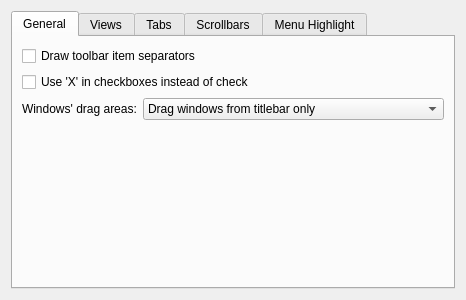
<?xml version="1.0" encoding="UTF-8"?>
<ui version="4.0">
 <class>AppearanceConfigWidget</class>
 <widget class="QWidget" name="AppearanceConfigWidget">
  <property name="geometry">
   <rect>
    <x>0</x>
    <y>0</y>
    <width>457</width>
    <height>300</height>
   </rect>
  </property>
  <layout class="QVBoxLayout" name="verticalLayout">
   <item>
    <widget class="KTabWidget" name="tabWidget">
     <property name="currentIndex">
      <number>0</number>
     </property>
     <widget class="QWidget" name="tab">
      <attribute name="title">
       <string>General</string>
      </attribute>
      <layout class="QGridLayout" name="gridLayout_3">
       <item row="0" column="0" colspan="2">
        <widget class="QCheckBox" name="toolBarDrawItemSeparator_">
         <property name="text">
          <string>Draw toolbar item separators</string>
         </property>
        </widget>
       </item>
       <item row="1" column="0" colspan="2">
        <widget class="QCheckBox" name="checkDrawX_">
         <property name="text">
          <string>Use 'X' in checkboxes instead of check</string>
         </property>
        </widget>
       </item>
       <item row="1" column="2">
        <spacer name="horizontalSpacer_4">
         <property name="orientation">
          <enum>Qt::Horizontal</enum>
         </property>
         <property name="sizeHint" stdset="0">
          <size>
           <width>177</width>
           <height>20</height>
          </size>
         </property>
        </spacer>
       </item>
       <item row="2" column="0">
        <widget class="QLabel" name="label_5">
         <property name="sizePolicy">
          <sizepolicy hsizetype="Minimum" vsizetype="Preferred">
           <horstretch>0</horstretch>
           <verstretch>0</verstretch>
          </sizepolicy>
         </property>
         <property name="text">
          <string>Windows' drag areas:</string>
         </property>
         <property name="alignment">
          <set>Qt::AlignLeading|Qt::AlignLeft|Qt::AlignVCenter</set>
         </property>
        </widget>
       </item>
       <item row="2" column="1" colspan="2">
        <widget class="QComboBox" name="windowDragMode_">
         <item>
          <property name="text">
           <string>Drag windows from titlebar only</string>
          </property>
         </item>
         <item>
          <property name="text">
           <string>Drag windows from titlebar, menubar and toolbars </string>
          </property>
         </item>
         <item>
          <property name="text">
           <string>Drag windows from all empty areas</string>
          </property>
         </item>
        </widget>
       </item>
       <item row="3" column="0">
        <spacer name="verticalSpacer_3">
         <property name="orientation">
          <enum>Qt::Vertical</enum>
         </property>
         <property name="sizeHint" stdset="0">
          <size>
           <width>20</width>
           <height>40</height>
          </size>
         </property>
        </spacer>
       </item>
      </layout>
     </widget>
     <widget class="QWidget" name="tab_2">
      <attribute name="title">
       <string>Views</string>
      </attribute>
      <layout class="QGridLayout" name="gridLayout_2">
       <item row="0" column="0" colspan="3">
        <widget class="QCheckBox" name="viewDrawTreeBranchLines_">
         <property name="text">
          <string>Draw tree branch lines</string>
         </property>
        </widget>
       </item>
       <item row="1" column="0" colspan="3">
        <widget class="QCheckBox" name="viewDrawFocusIndicator_">
         <property name="text">
          <string>Draw focus indicator</string>
         </property>
        </widget>
       </item>
       <item row="2" column="0" colspan="4">
        <widget class="QCheckBox" name="viewDrawTriangularExpander_">
         <property name="text">
          <string>Use triangle tree expander instead of +/-</string>
         </property>
        </widget>
       </item>
       <item row="3" column="0">
        <spacer name="horizontalSpacer_2">
         <property name="orientation">
          <enum>Qt::Horizontal</enum>
         </property>
         <property name="sizeType">
          <enum>QSizePolicy::Fixed</enum>
         </property>
         <property name="sizeHint" stdset="0">
          <size>
           <width>25</width>
           <height>20</height>
          </size>
         </property>
        </spacer>
       </item>
       <item row="3" column="1">
        <widget class="QLabel" name="label_3">
         <property name="sizePolicy">
          <sizepolicy hsizetype="Minimum" vsizetype="Preferred">
           <horstretch>0</horstretch>
           <verstretch>0</verstretch>
          </sizepolicy>
         </property>
         <property name="text">
          <string>Triangle size:</string>
         </property>
         <property name="alignment">
          <set>Qt::AlignRight|Qt::AlignTrailing|Qt::AlignVCenter</set>
         </property>
        </widget>
       </item>
       <item row="3" column="2">
        <widget class="KComboBox" name="viewTriangularExpanderSize_">
         <item>
          <property name="text">
           <string>Tiny</string>
          </property>
         </item>
         <item>
          <property name="text">
           <string>Small</string>
          </property>
         </item>
         <item>
          <property name="text">
           <string>Normal</string>
          </property>
         </item>
        </widget>
       </item>
       <item row="3" column="3">
        <spacer name="horizontalSpacer_3">
         <property name="orientation">
          <enum>Qt::Horizontal</enum>
         </property>
         <property name="sizeHint" stdset="0">
          <size>
           <width>190</width>
           <height>20</height>
          </size>
         </property>
        </spacer>
       </item>
       <item row="4" column="2">
        <spacer name="verticalSpacer_2">
         <property name="orientation">
          <enum>Qt::Vertical</enum>
         </property>
         <property name="sizeHint" stdset="0">
          <size>
           <width>20</width>
           <height>144</height>
          </size>
         </property>
        </spacer>
       </item>
      </layout>
     </widget>
     <widget class="QWidget" name="tab_3">
      <attribute name="title">
       <string>Tabs</string>
      </attribute>
      <layout class="QGridLayout" name="gridLayout_4">
       <item row="0" column="0" colspan="2">
        <widget class="QLabel" name="label_2">
         <property name="text">
          <string>Inactive tabs style:</string>
         </property>
        </widget>
       </item>
       <item row="1" column="0">
        <widget class="QRadioButton" name="tabStyleSingle_">
         <property name="text">
          <string>Single</string>
         </property>
        </widget>
       </item>
       <item row="1" column="1">
        <spacer name="horizontalSpacer_5">
         <property name="orientation">
          <enum>Qt::Horizontal</enum>
         </property>
         <property name="sizeHint" stdset="0">
          <size>
           <width>309</width>
           <height>20</height>
          </size>
         </property>
        </spacer>
       </item>
       <item row="2" column="0">
        <widget class="QRadioButton" name="tabStylePlain_">
         <property name="text">
          <string>Plain</string>
         </property>
        </widget>
       </item>
       <item row="3" column="0">
        <spacer name="verticalSpacer">
         <property name="orientation">
          <enum>Qt::Vertical</enum>
         </property>
         <property name="sizeHint" stdset="0">
          <size>
           <width>20</width>
           <height>40</height>
          </size>
         </property>
        </spacer>
       </item>
      </layout>
     </widget>
     <widget class="QWidget" name="tab_4">
      <attribute name="title">
       <string>Scrollbars</string>
      </attribute>
      <layout class="QGridLayout" name="gridLayout">
       <item row="0" column="0" colspan="2">
        <widget class="QCheckBox" name="scrollBarBevel_">
         <property name="text">
          <string>Draw scrollbar bevel</string>
         </property>
        </widget>
       </item>
       <item row="1" column="0" colspan="3">
        <widget class="QCheckBox" name="scrollBarColored_">
         <property name="text">
          <string>Colorful hovered scrollbars</string>
         </property>
        </widget>
       </item>
       <item row="1" column="3">
        <spacer name="horizontalSpacer_6">
         <property name="orientation">
          <enum>Qt::Horizontal</enum>
         </property>
         <property name="sizeHint" stdset="0">
          <size>
           <width>187</width>
           <height>20</height>
          </size>
         </property>
        </spacer>
       </item>
       <item row="2" column="0">
        <widget class="QLabel" name="label">
         <property name="text">
          <string>Scrollbar width:</string>
         </property>
        </widget>
       </item>
       <item row="2" column="1">
        <widget class="KIntSpinBox" name="scrollBarWidth_">
         <property name="alignment">
          <set>Qt::AlignRight|Qt::AlignTrailing|Qt::AlignVCenter</set>
         </property>
         <property name="minimum">
          <number>10</number>
         </property>
         <property name="maximum">
          <number>30</number>
         </property>
        </widget>
       </item>
       <item row="2" column="2" colspan="2">
        <spacer name="horizontalSpacer">
         <property name="orientation">
          <enum>Qt::Horizontal</enum>
         </property>
         <property name="sizeHint" stdset="0">
          <size>
           <width>222</width>
           <height>21</height>
          </size>
         </property>
        </spacer>
       </item>
       <item row="3" column="0" colspan="4">
        <widget class="QLabel" name="label_4">
         <property name="text">
          <string>Note: changes to the scrollbar width will only apply to newly launched applications</string>
         </property>
         <property name="wordWrap">
          <bool>true</bool>
         </property>
        </widget>
       </item>
       <item row="4" column="1">
        <spacer name="verticalSpacer_4">
         <property name="orientation">
          <enum>Qt::Vertical</enum>
         </property>
         <property name="sizeHint" stdset="0">
          <size>
           <width>20</width>
           <height>171</height>
          </size>
         </property>
        </spacer>
       </item>
      </layout>
     </widget>
     <widget class="QWidget" name="tab_5">
      <attribute name="title">
       <string>Menu Highlight</string>
      </attribute>
      <layout class="QGridLayout" name="gridLayout_5">
       <item row="0" column="0">
        <widget class="QRadioButton" name="menuHighlightDark_">
         <property name="text">
          <string>Use dark color</string>
         </property>
        </widget>
       </item>
       <item row="1" column="0">
        <widget class="QRadioButton" name="menuHighlightStrong_">
         <property name="text">
          <string>Use selection color (plain)</string>
         </property>
        </widget>
       </item>
       <item row="2" column="0">
        <widget class="QRadioButton" name="menuHighlightSubtle_">
         <property name="text">
          <string>Use selection color (subtle)</string>
         </property>
        </widget>
       </item>
       <item row="2" column="1">
        <spacer name="horizontalSpacer_7">
         <property name="orientation">
          <enum>Qt::Horizontal</enum>
         </property>
         <property name="sizeHint" stdset="0">
          <size>
           <width>188</width>
           <height>20</height>
          </size>
         </property>
        </spacer>
       </item>
       <item row="3" column="0">
        <spacer name="verticalSpacer_5">
         <property name="orientation">
          <enum>Qt::Vertical</enum>
         </property>
         <property name="sizeHint" stdset="0">
          <size>
           <width>20</width>
           <height>178</height>
          </size>
         </property>
        </spacer>
       </item>
      </layout>
     </widget>
    </widget>
   </item>
  </layout>
 </widget>
 <customwidgets>
  <customwidget>
   <class>KIntSpinBox</class>
   <extends>QSpinBox</extends>
   <header>knuminput.h</header>
  </customwidget>
  <customwidget>
   <class>KComboBox</class>
   <extends>QComboBox</extends>
   <header>kcombobox.h</header>
  </customwidget>
  <customwidget>
   <class>KTabWidget</class>
   <extends>QTabWidget</extends>
   <header>ktabwidget.h</header>
   <container>1</container>
  </customwidget>
 </customwidgets>
 <resources/>
 <connections/>
</ui>
